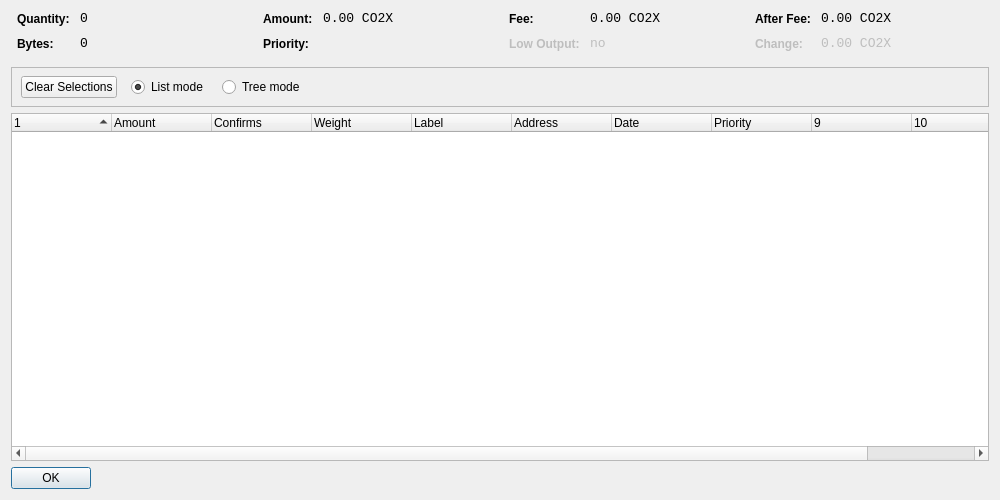
<?xml version="1.0" encoding="UTF-8"?>
<ui version="4.0">
 <class>CoinControlDialog</class>
 <widget class="QDialog" name="CoinControlDialog">
  <property name="geometry">
   <rect>
    <x>0</x>
    <y>0</y>
    <width>1000</width>
    <height>500</height>
   </rect>
  </property>
  <property name="windowTitle">
   <string>Coin Control</string>
  </property>
  <layout class="QVBoxLayout" name="verticalLayout">
   <item>
    <layout class="QHBoxLayout" name="horizontalLayoutTop" stretch="0,0,0,0">
     <property name="topMargin">
      <number>0</number>
     </property>
     <property name="bottomMargin">
      <number>10</number>
     </property>
     <item>
      <layout class="QFormLayout" name="formLayoutCoinControl1">
       <property name="horizontalSpacing">
        <number>10</number>
       </property>
       <property name="verticalSpacing">
        <number>10</number>
       </property>
       <property name="leftMargin">
        <number>6</number>
       </property>
       <property name="rightMargin">
        <number>6</number>
       </property>
       <item row="0" column="0">
        <widget class="QLabel" name="labelCoinControlQuantityText">
         <property name="styleSheet">
          <string notr="true">font-weight:bold;</string>
         </property>
         <property name="text">
          <string>Quantity:</string>
         </property>
        </widget>
       </item>
       <item row="0" column="1">
        <widget class="QLabel" name="labelCoinControlQuantity">
         <property name="font">
          <font>
           <family>Monospace</family>
           <pointsize>10</pointsize>
          </font>
         </property>
         <property name="cursor">
          <cursorShape>IBeamCursor</cursorShape>
         </property>
         <property name="contextMenuPolicy">
          <enum>Qt::ActionsContextMenu</enum>
         </property>
         <property name="text">
          <string>0</string>
         </property>
         <property name="textInteractionFlags">
          <set>Qt::LinksAccessibleByMouse|Qt::TextSelectableByKeyboard|Qt::TextSelectableByMouse</set>
         </property>
        </widget>
       </item>
       <item row="1" column="0">
        <widget class="QLabel" name="labelCoinControlBytesText">
         <property name="styleSheet">
          <string notr="true">font-weight:bold;</string>
         </property>
         <property name="text">
          <string>Bytes:</string>
         </property>
        </widget>
       </item>
       <item row="1" column="1">
        <widget class="QLabel" name="labelCoinControlBytes">
         <property name="font">
          <font>
           <family>Monospace</family>
           <pointsize>10</pointsize>
          </font>
         </property>
         <property name="cursor">
          <cursorShape>IBeamCursor</cursorShape>
         </property>
         <property name="contextMenuPolicy">
          <enum>Qt::ActionsContextMenu</enum>
         </property>
         <property name="text">
          <string>0</string>
         </property>
         <property name="textInteractionFlags">
          <set>Qt::LinksAccessibleByMouse|Qt::TextSelectableByKeyboard|Qt::TextSelectableByMouse</set>
         </property>
        </widget>
       </item>
      </layout>
     </item>
     <item>
      <layout class="QFormLayout" name="formLayoutCoinControl2">
       <property name="horizontalSpacing">
        <number>10</number>
       </property>
       <property name="verticalSpacing">
        <number>10</number>
       </property>
       <property name="leftMargin">
        <number>6</number>
       </property>
       <property name="rightMargin">
        <number>6</number>
       </property>
       <item row="0" column="0">
        <widget class="QLabel" name="labelCoinControlAmountText">
         <property name="styleSheet">
          <string notr="true">font-weight:bold;</string>
         </property>
         <property name="text">
          <string>Amount:</string>
         </property>
        </widget>
       </item>
       <item row="0" column="1">
        <widget class="QLabel" name="labelCoinControlAmount">
         <property name="font">
          <font>
           <family>Monospace</family>
           <pointsize>10</pointsize>
          </font>
         </property>
         <property name="cursor">
          <cursorShape>IBeamCursor</cursorShape>
         </property>
         <property name="contextMenuPolicy">
          <enum>Qt::ActionsContextMenu</enum>
         </property>
         <property name="text">
          <string>0.00 CO2X</string>
         </property>
         <property name="textInteractionFlags">
          <set>Qt::LinksAccessibleByMouse|Qt::TextSelectableByKeyboard|Qt::TextSelectableByMouse</set>
         </property>
        </widget>
       </item>
       <item row="1" column="0">
        <widget class="QLabel" name="labelCoinControlPriorityText">
         <property name="styleSheet">
          <string notr="true">font-weight:bold;</string>
         </property>
         <property name="text">
          <string>Priority:</string>
         </property>
        </widget>
       </item>
       <item row="1" column="1">
        <widget class="QLabel" name="labelCoinControlPriority">
         <property name="font">
          <font>
           <family>Monospace</family>
           <pointsize>10</pointsize>
          </font>
         </property>
         <property name="cursor">
          <cursorShape>IBeamCursor</cursorShape>
         </property>
         <property name="contextMenuPolicy">
          <enum>Qt::ActionsContextMenu</enum>
         </property>
         <property name="text">
          <string/>
         </property>
         <property name="textInteractionFlags">
          <set>Qt::LinksAccessibleByMouse|Qt::TextSelectableByKeyboard|Qt::TextSelectableByMouse</set>
         </property>
        </widget>
       </item>
      </layout>
     </item>
     <item>
      <layout class="QFormLayout" name="formLayoutCoinControl3">
       <property name="horizontalSpacing">
        <number>10</number>
       </property>
       <property name="verticalSpacing">
        <number>10</number>
       </property>
       <property name="leftMargin">
        <number>6</number>
       </property>
       <property name="rightMargin">
        <number>6</number>
       </property>
       <item row="0" column="0">
        <widget class="QLabel" name="labelCoinControlFeeText">
         <property name="styleSheet">
          <string notr="true">font-weight:bold;</string>
         </property>
         <property name="text">
          <string>Fee:</string>
         </property>
        </widget>
       </item>
       <item row="0" column="1">
        <widget class="QLabel" name="labelCoinControlFee">
         <property name="font">
          <font>
           <family>Monospace</family>
           <pointsize>10</pointsize>
          </font>
         </property>
         <property name="cursor">
          <cursorShape>IBeamCursor</cursorShape>
         </property>
         <property name="contextMenuPolicy">
          <enum>Qt::ActionsContextMenu</enum>
         </property>
         <property name="text">
          <string>0.00 CO2X</string>
         </property>
         <property name="textInteractionFlags">
          <set>Qt::LinksAccessibleByMouse|Qt::TextSelectableByKeyboard|Qt::TextSelectableByMouse</set>
         </property>
        </widget>
       </item>
       <item row="1" column="0">
        <widget class="QLabel" name="labelCoinControlLowOutputText">
         <property name="enabled">
          <bool>false</bool>
         </property>
         <property name="styleSheet">
          <string notr="true">font-weight:bold;</string>
         </property>
         <property name="text">
          <string>Low Output:</string>
         </property>
        </widget>
       </item>
       <item row="1" column="1">
        <widget class="QLabel" name="labelCoinControlLowOutput">
         <property name="enabled">
          <bool>false</bool>
         </property>
         <property name="font">
          <font>
           <family>Monospace</family>
           <pointsize>10</pointsize>
          </font>
         </property>
         <property name="cursor">
          <cursorShape>IBeamCursor</cursorShape>
         </property>
         <property name="contextMenuPolicy">
          <enum>Qt::ActionsContextMenu</enum>
         </property>
         <property name="text">
          <string>no</string>
         </property>
         <property name="textInteractionFlags">
          <set>Qt::LinksAccessibleByMouse|Qt::TextSelectableByKeyboard|Qt::TextSelectableByMouse</set>
         </property>
        </widget>
       </item>
      </layout>
     </item>
     <item>
      <layout class="QFormLayout" name="formLayoutCoinControl4">
       <property name="horizontalSpacing">
        <number>10</number>
       </property>
       <property name="verticalSpacing">
        <number>10</number>
       </property>
       <property name="leftMargin">
        <number>6</number>
       </property>
       <property name="rightMargin">
        <number>6</number>
       </property>
       <item row="0" column="0">
        <widget class="QLabel" name="labelCoinControlAfterFeeText">
         <property name="styleSheet">
          <string notr="true">font-weight:bold;</string>
         </property>
         <property name="text">
          <string>After Fee:</string>
         </property>
        </widget>
       </item>
       <item row="0" column="1">
        <widget class="QLabel" name="labelCoinControlAfterFee">
         <property name="font">
          <font>
           <family>Monospace</family>
           <pointsize>10</pointsize>
          </font>
         </property>
         <property name="cursor">
          <cursorShape>IBeamCursor</cursorShape>
         </property>
         <property name="contextMenuPolicy">
          <enum>Qt::ActionsContextMenu</enum>
         </property>
         <property name="text">
          <string>0.00 CO2X</string>
         </property>
         <property name="textInteractionFlags">
          <set>Qt::LinksAccessibleByMouse|Qt::TextSelectableByKeyboard|Qt::TextSelectableByMouse</set>
         </property>
        </widget>
       </item>
       <item row="1" column="0">
        <widget class="QLabel" name="labelCoinControlChangeText">
         <property name="enabled">
          <bool>false</bool>
         </property>
         <property name="styleSheet">
          <string notr="true">font-weight:bold;</string>
         </property>
         <property name="text">
          <string>Change:</string>
         </property>
        </widget>
       </item>
       <item row="1" column="1">
        <widget class="QLabel" name="labelCoinControlChange">
         <property name="enabled">
          <bool>false</bool>
         </property>
         <property name="font">
          <font>
           <family>Monospace</family>
           <pointsize>10</pointsize>
          </font>
         </property>
         <property name="cursor">
          <cursorShape>IBeamCursor</cursorShape>
         </property>
         <property name="contextMenuPolicy">
          <enum>Qt::ActionsContextMenu</enum>
         </property>
         <property name="text">
          <string>0.00 CO2X</string>
         </property>
         <property name="textInteractionFlags">
          <set>Qt::LinksAccessibleByMouse|Qt::TextSelectableByKeyboard|Qt::TextSelectableByMouse</set>
         </property>
        </widget>
       </item>
      </layout>
     </item>
    </layout>
   </item>
   <item>
    <widget class="QFrame" name="frame">
     <property name="minimumSize">
      <size>
       <width>0</width>
       <height>40</height>
      </size>
     </property>
     <property name="frameShape">
      <enum>QFrame::StyledPanel</enum>
     </property>
     <property name="frameShadow">
      <enum>QFrame::Sunken</enum>
     </property>
     <widget class="QWidget" name="horizontalLayoutWidget">
      <property name="geometry">
       <rect>
        <x>10</x>
        <y>0</y>
        <width>781</width>
        <height>41</height>
       </rect>
      </property>
      <layout class="QHBoxLayout" name="horizontalLayoutPanel" stretch="0,0,0,0,0">
       <property name="spacing">
        <number>14</number>
       </property>
       <item>
        <widget class="QPushButton" name="pushButtonSelectAll">
         <property name="sizePolicy">
          <sizepolicy hsizetype="Maximum" vsizetype="Fixed">
           <horstretch>0</horstretch>
           <verstretch>0</verstretch>
          </sizepolicy>
         </property>
         <property name="text">
          <string>Clear Selections</string>
         </property>
        </widget>
       </item>
       <item>
        <widget class="QRadioButton" name="radioListMode">
         <property name="sizePolicy">
          <sizepolicy hsizetype="Maximum" vsizetype="Fixed">
           <horstretch>0</horstretch>
           <verstretch>0</verstretch>
          </sizepolicy>
         </property>
         <property name="text">
          <string>List mode</string>
         </property>
         <property name="checked">
          <bool>true</bool>
         </property>
        </widget>
       </item>
       <item>
        <widget class="QRadioButton" name="radioTreeMode">
         <property name="sizePolicy">
          <sizepolicy hsizetype="Maximum" vsizetype="Fixed">
           <horstretch>0</horstretch>
           <verstretch>0</verstretch>
          </sizepolicy>
         </property>
         <property name="text">
          <string>Tree mode</string>
         </property>
        </widget>
       </item>
<!--       <item>
        <widget class="QLabel" name="labelLocked">
         <property name="text">
          <string>(1 locked)</string>
         </property>
        </widget>
       </item>
-->
       <item>
        <spacer name="horizontalSpacer">
         <property name="orientation">
          <enum>Qt::Horizontal</enum>
         </property>
         <property name="sizeHint" stdset="0">
          <size>
           <width>40</width>
           <height>20</height>
          </size>
         </property>
        </spacer>
       </item>
      </layout>
     </widget>
    </widget>
   </item>
   <item>
    <widget class="CoinControlTreeWidget" name="treeWidget">
     <property name="contextMenuPolicy">
      <enum>Qt::CustomContextMenu</enum>
     </property>
     <property name="sortingEnabled">
      <bool>false</bool>
     </property>
     <property name="columnCount">
      <number>11</number>
     </property>
     <attribute name="headerShowSortIndicator" stdset="0">
      <bool>true</bool>
     </attribute>
     <attribute name="headerStretchLastSection">
      <bool>false</bool>
     </attribute>
     <column>
      <property name="text">
       <string/>
      </property>
     </column>
     <column>
      <property name="text">
       <string>Amount</string>
      </property>
     </column>
     <column>
      <property name="text">
       <string>Confirms</string>
	   </property>
	   <property name="toolTip">
		<string>Confirmed</string>
      </property>
     </column>
     <column>
      <property name="text">
       <string>Weight</string>
      </property>
     </column>
     <column>
      <property name="text">
       <string notr="true">Label</string>
      </property>
     </column>
     <column>
      <property name="text">
       <string>Address</string>
      </property>
     </column>
	 <column>
      <property name="text">
       <string>Date</string>
      </property>
     </column>
     <column>
      <property name="text">
       <string>Priority</string>
      </property>
     </column>
     <column>
      <property name="text">
       <string/>
      </property>
     </column>
     <column>
      <property name="text">
       <string/>
      </property>
     </column>
     <column>
      <property name="text">
       <string/>
      </property>
     </column>
     <column>
      <property name="text">
       <string/>
      </property>
     </column>
    </widget>
   </item>
   <item>
    <widget class="QDialogButtonBox" name="buttonBox">
     <property name="sizePolicy">
      <sizepolicy hsizetype="Maximum" vsizetype="Fixed">
       <horstretch>0</horstretch>
       <verstretch>0</verstretch>
      </sizepolicy>
     </property>
     <property name="orientation">
      <enum>Qt::Horizontal</enum>
     </property>
     <property name="standardButtons">
      <set>QDialogButtonBox::Ok</set>
     </property>
    </widget>
   </item>
  </layout>
 </widget>
 <customwidgets>
  <customwidget>
   <class>CoinControlTreeWidget</class>
   <extends>QTreeWidget</extends>
   <header>coincontroltreewidget.h</header>
  </customwidget>
 </customwidgets>
 <resources/>
 <connections/>
</ui>
